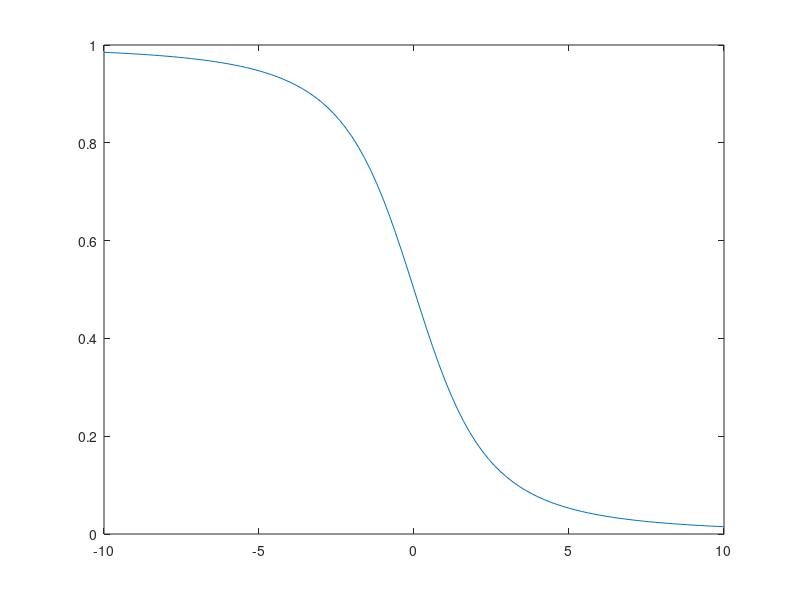

The MATLAB source for this figure:

x = -10:0.2:10;

a = 2.5;

r = sqrt(x.^2 + a^2);
A = 2 * pi .* r .* (r - abs(x));
S = 4 * pi .* (r.^2);
R = A./S;

R(1:50) = 1 - R(1:50);

figure; plot(x,R)